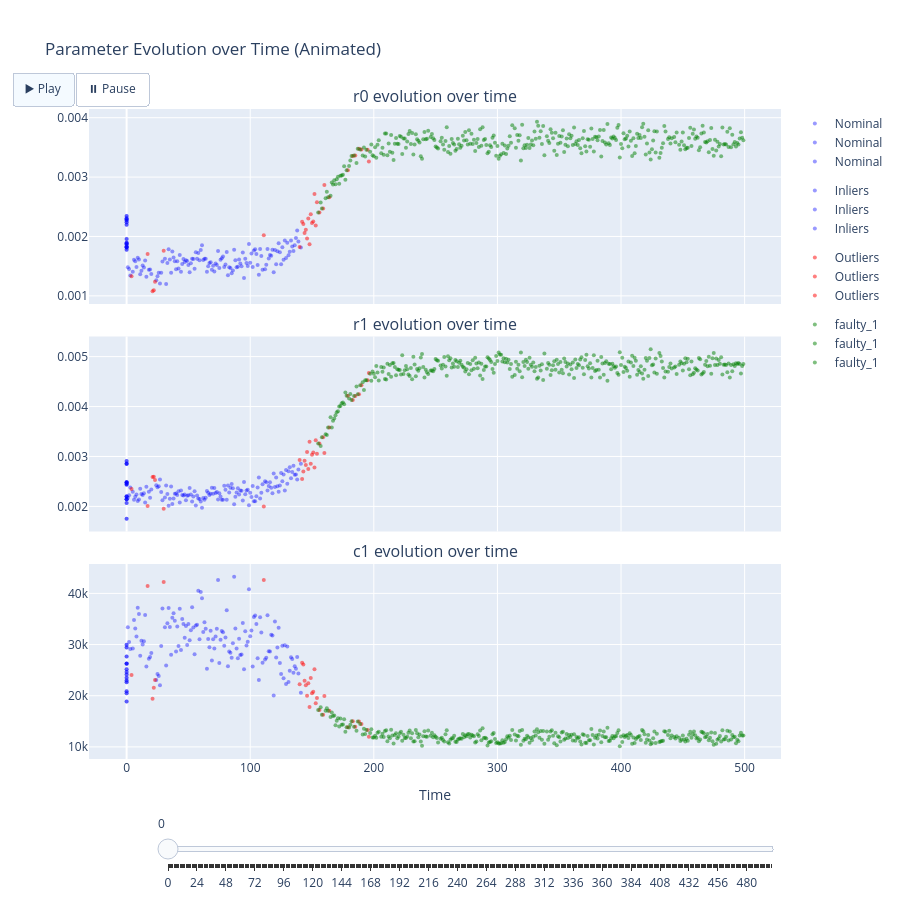

Here is the notebook cell this chart was saved with:
### Code cell
animated_params_vs_time(
    X=df_samples,
    params=["r0", "r1", "c1"],
    original=df_samples[df_samples['time'] == 0],
    faulty_clusters={key: df for key, df in dfs_clusters.items() if 'nominal' not in key}
)
